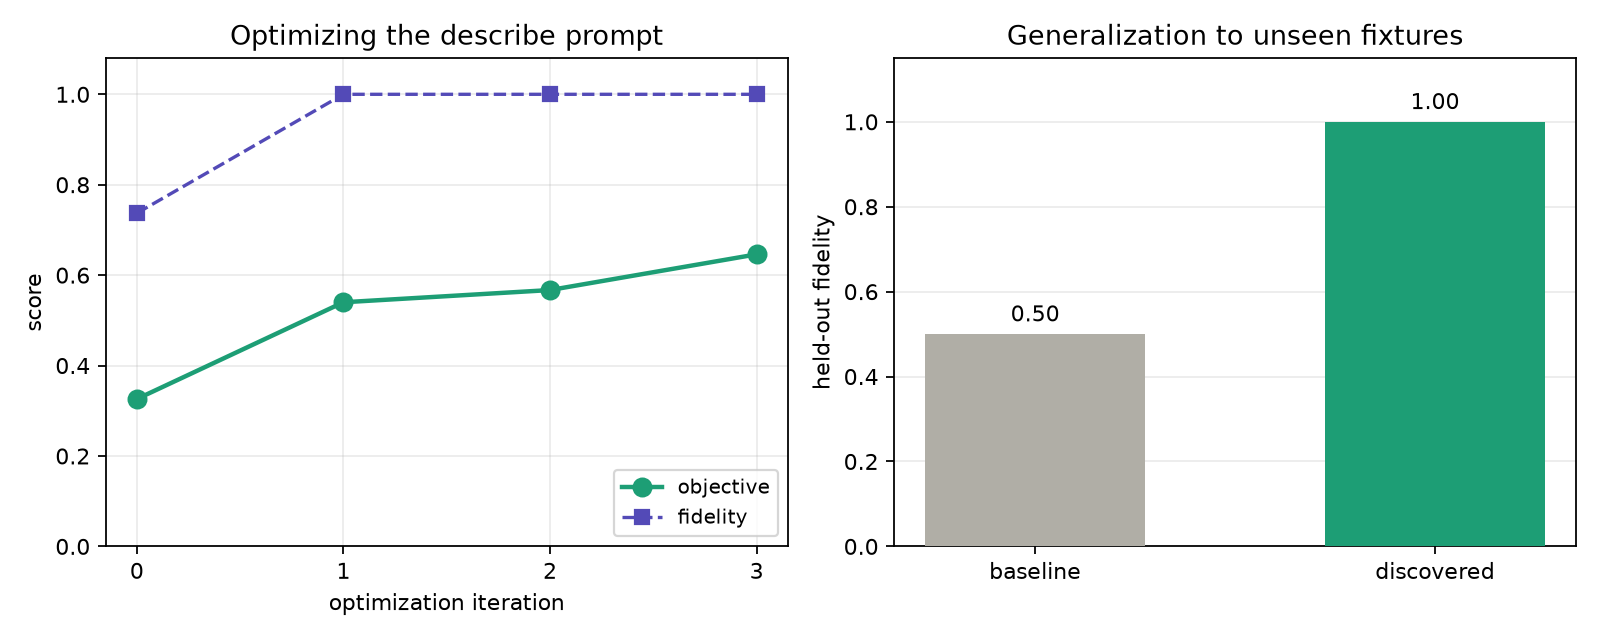

This chart was generated by the following Python code:
import matplotlib
matplotlib.use("Agg")
import matplotlib.pyplot as plt

fig, (ax1, ax2) = plt.subplots(1, 2, figsize=(10, 4))

iters = [0, 1, 2, 3]
objective = [0.326, 0.540, 0.567, 0.646]
fidelity = [0.737, 1.000, 1.000, 1.000]
ax1.plot(iters, objective, "o-", color="#1D9E75", linewidth=2, markersize=8, label="objective", zorder=3)
ax1.plot(iters, fidelity, "s--", color="#534AB7", linewidth=1.5, markersize=6, label="fidelity", zorder=2)
ax1.set_xlabel("optimization iteration")
ax1.set_ylabel("score")
ax1.set_title("Optimizing the describe prompt")
ax1.set_xticks(iters); ax1.set_ylim(0, 1.08); ax1.grid(True, alpha=0.25)
ax1.legend(loc="lower right", fontsize=9)

labels = ["baseline", "discovered"]
heldout = [0.500, 1.000]
bars = ax2.bar(labels, heldout, color=["#B0AEA6", "#1D9E75"], width=0.55, zorder=3)
ax2.set_ylabel("held-out fidelity")
ax2.set_title("Generalization to unseen fixtures")
ax2.set_ylim(0, 1.15); ax2.grid(True, axis="y", alpha=0.25)
for b, v in zip(bars, heldout):
    ax2.text(b.get_x()+b.get_width()/2, v+0.03, f"{v:.2f}", ha="center", fontsize=10)

fig.tight_layout()
fig.savefig("benchmarks/fig_stage3.png", dpi=160)
fig.savefig("benchmarks/fig_stage3.svg")
print("saved benchmarks/fig_stage3.png + .svg")
